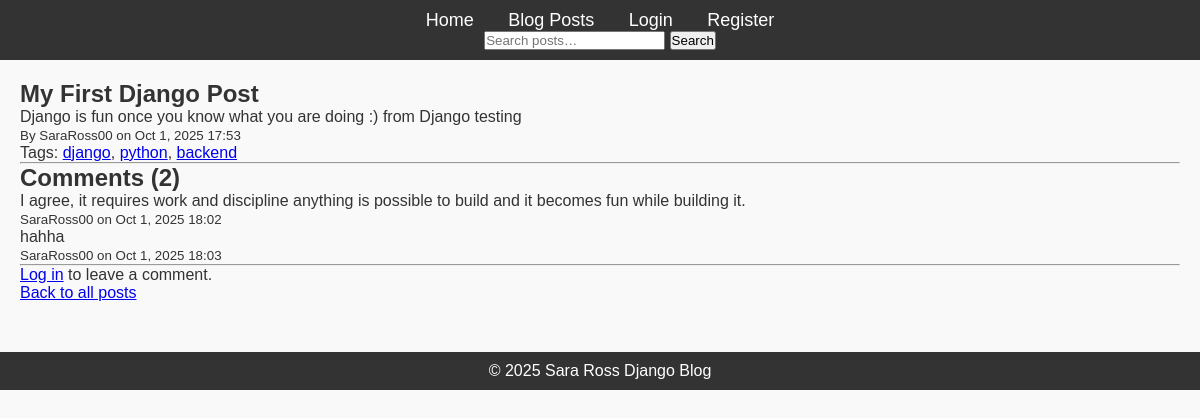
Page /posts/2/ on the committed database.
### blog/models.py (models this page shows, shortened)
class Post(models.Model):
    title = models.CharField(max_length=200)
    content = models.TextField()
    published_date = models.DateTimeField(auto_now_add=True)
    author = models.ForeignKey(User, on_delete=models.CASCADE, related_name='posts')
    tags = TaggableManager(blank=True)

class Comment(models.Model):
    post = models.ForeignKey(
        'Post',
        on_delete=models.CASCADE,
        related_name='comments'
    )
    author = models.ForeignKey(
        User,
        on_delete=models.CASCADE,
        related_name='comments'
    )
    content = models.TextField()
    created_at = models.DateTimeField(auto_now_add=True)
    updated_at = models.DateTimeField(auto_now=True)
    class Meta:
        ordering = ['created_at']

### blog/views.py (the view)
class PostDetailView(DetailView):
    model = Post
    template_name = 'blog/post_detail.html'
    context_object_name = 'post'
    def get_context_data(self, **kwargs):
        context = super().get_context_data(**kwargs)
        context['comments'] = self.object.comments.all()  # ✅ Add this line
        context['form'] = CommentForm()  # Optional: preload comment form
        return context

### blog/forms.py
class CommentForm(forms.ModelForm):
    class Meta:
        model = Comment
        fields = ['content']
        widgets = {
            'content': forms.Textarea(attrs={'rows': 3})
        }

### blog/templates/blog/post_detail.html (shortened to what this page needs)
{% extends 'blog/base.html' %}
{% block content %}
<article>
  <h1>{{ post.title }}</h1>
  <p>{{ post.content }}</p>
  <small>By {{ post.author }} on {{ post.published_date|date:"M j, Y H:i" }}</small>
  <p>
    Tags:
    {% for tag in post.tags.all %}
      <a href="{% url 'blog:tag-posts' tag.name %}">{{ tag.name }}</a>{% if not forloop.last %}, {% endif %}
    {% empty %}
      None
    {% endfor %}
  </p>
</article>
<hr>
<section id="comments">
  <h2>Comments ({{ comments.count }})</h2>
  {% for comment in comments %}
    <div class="comment">
      <p>{{ comment.content }}</p>
      <small>
        {{ comment.author }} on {{ comment.created_at|date:"M j, Y H:i" }}
      </small>
    </div>
  {% empty %}
    <p>No comments yet.</p>
  {% endfor %}
</section>
<hr>
{% if user.is_authenticated %}
  <h3>Leave a Comment</h3>
  <form method="post" action="{% url 'blog:comment-create' post.pk %}">
    {% csrf_token %}
    {{ form.as_p }}
    <button type="submit">Post Comment</button>
  </form>
{% else %}
  <p><a href="{% url 'blog:login' %}">Log in</a> to leave a comment.</p>
{% endif %}
<a href="{% url 'blog:post-list' %}">Back to all posts</a>
{% endblock %}

### blog/static/css/styles.css (style rules this page uses)
* { margin: 0; padding: 0; box-sizing: border-box; }
body { font-family: Arial, sans-serif; background-color: #f9f9f9; color: #333; }

### rows in the picture
Post: title "My First Django Post", content "Django is fun once you know what you are doing :) from Django testing", author "SaraRoss00", published_date "Oct 1, 2025 17:53", count "2"
Tag: name "django"
Tag: name "python"
Tag: name "backend"
Comment: content "I agree, it requires work and discipline anything is possible to build and it becomes fun while building it.", author "SaraRoss00", created_at "Oct 1, 2025 18:02"
Comment: content "hahha", author "SaraRoss00", created_at "Oct 1, 2025 18:03"
